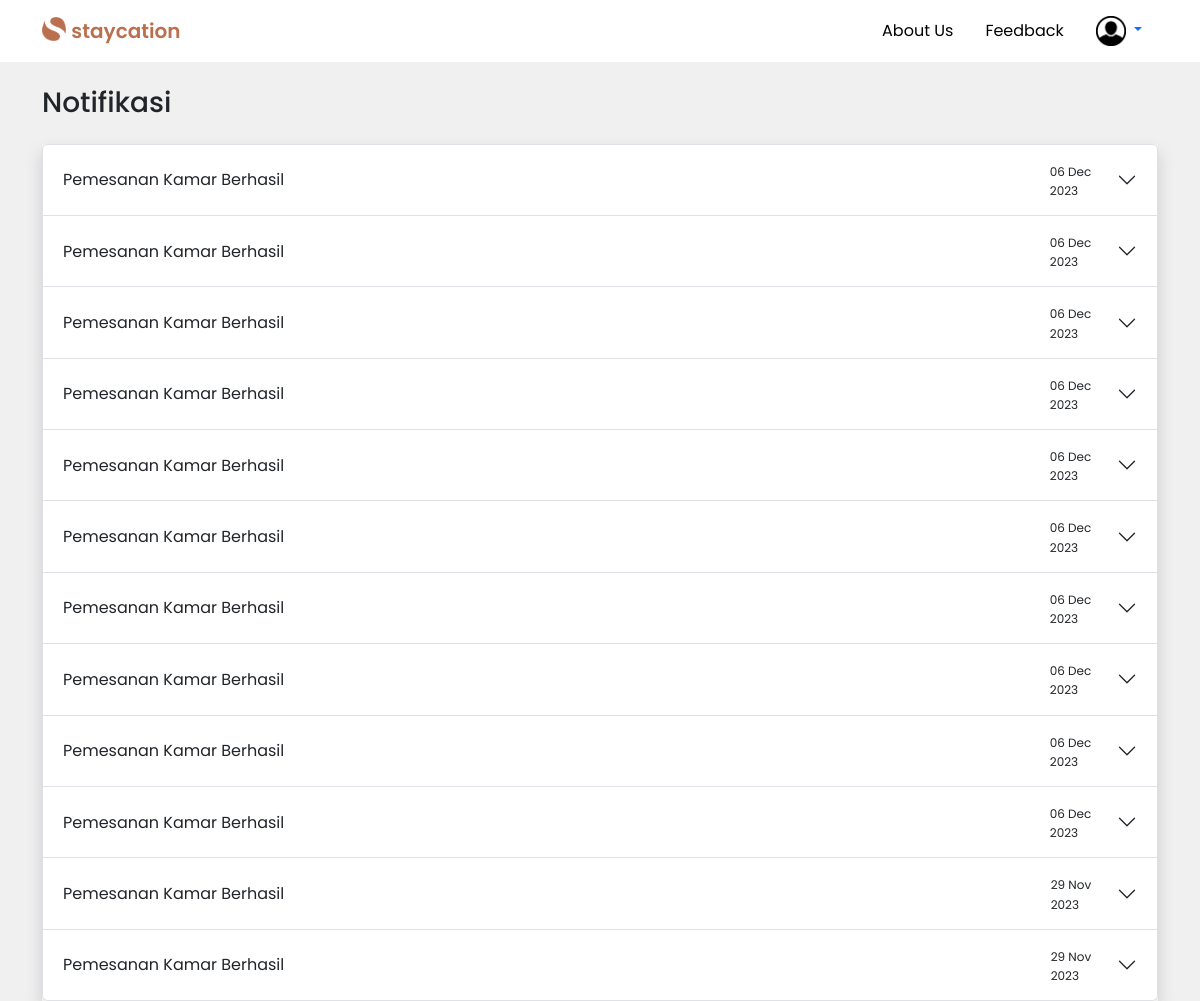
The page /dashboard/user/notifikasi.php (signed in) on the database its author committed.
### tables this page shows
CREATE TABLE `notifikasi` (
  `ID_NOTIFIKASI` int(11) NOT NULL,
  `ID_HOTEL` int(11) DEFAULT NULL,
  `EMAIL_TAMU` varchar(40) NOT NULL,
  `JUDUL_NOTIF` varchar(30) NOT NULL,
  `PESAN_NOTIF` varchar(200) NOT NULL,
  `TGL_NOTIF` timestamp NOT NULL DEFAULT current_timestamp() ON UPDATE current_timestamp()
);

### dashboard/user/notifikasi.php (the view, shortened to what this page needs)
<?php
    include '../../controller/koneksi.php';
    if (!isset($_SESSION['user_type']) || empty($_SESSION['user_type'])) {
        include '../../partials/header.php';
    } elseif ($_SESSION['user_type'] === 'tamu') {
        include '../../partials/header-login-noindex.php';
    }
    $email = $_SESSION['email'];
?>
<div class="container mt-4">
    <h3>Notifikasi</h3>
    <div class="accordion shadow mt-4" id="accordionNotif">
        <?php
            $query = "SELECT JUDUL_NOTIF, PESAN_NOTIF, TGL_NOTIF FROM `notifikasi` WHERE EMAIL_TAMU = '$email' ORDER BY TGL_NOTIF DESC";
            $result = $koneksi->query($query);
            if ($result->num_rows > 0) {
                $counter = 1;
                while ($row = $result->fetch_assoc()) {
                    $accordionID = 'collapse' . $counter;
        ?>
        <div class="accordion-item">
            <h2 class="accordion-header">
            <button class="accordion-button collapsed" type="button" data-bs-toggle="collapse" data-bs-target="#<?php echo $accordionID; ?>" aria-expanded="false" aria-controls="<?php echo $accordionID; ?>">
                <div class="w-100">
                    <?php echo $row["JUDUL_NOTIF"]; ?>
                </div>
                <div>
                    <span style="font-size: 12px;"><?php echo date('d M Y', strtotime($row["TGL_NOTIF"])); ?> </span>
                </div>
            </button>
            </h2>
        </div>
        <?php
                    $counter++;
                }
            } else {
                echo '<div class="accordion-item">';
                echo '<div class="accordion-header">';
                echo 'Tidak ada notifikasi.';
                echo '</div>';
                echo '</div>';
            }
        ?>
    </div>
</div>
</body>
</html>

### style.css (style rules this page uses)
body { background-color: #f0f0f0; }
* { font-family: 'Poppins', sans-serif; }

### rows shown on the page
notifikasi: JUDUL_NOTIF "Pemesanan Kamar Berhasil", TGL_NOTIF "06 Dec 2023"
notifikasi: JUDUL_NOTIF "Pemesanan Kamar Berhasil", TGL_NOTIF "06 Dec 2023"
notifikasi: JUDUL_NOTIF "Pemesanan Kamar Berhasil", TGL_NOTIF "06 Dec 2023"
notifikasi: JUDUL_NOTIF "Pemesanan Kamar Berhasil", TGL_NOTIF "06 Dec 2023"
notifikasi: JUDUL_NOTIF "Pemesanan Kamar Berhasil", TGL_NOTIF "06 Dec 2023"
notifikasi: JUDUL_NOTIF "Pemesanan Kamar Berhasil", TGL_NOTIF "06 Dec 2023"
notifikasi: JUDUL_NOTIF "Pemesanan Kamar Berhasil", TGL_NOTIF "06 Dec 2023"
notifikasi: JUDUL_NOTIF "Pemesanan Kamar Berhasil", TGL_NOTIF "06 Dec 2023"
notifikasi: JUDUL_NOTIF "Pemesanan Kamar Berhasil", TGL_NOTIF "06 Dec 2023"
notifikasi: JUDUL_NOTIF "Pemesanan Kamar Berhasil", TGL_NOTIF "06 Dec 2023"
notifikasi: JUDUL_NOTIF "Pemesanan Kamar Berhasil", TGL_NOTIF "29 Nov 2023"
notifikasi: JUDUL_NOTIF "Pemesanan Kamar Berhasil", TGL_NOTIF "29 Nov 2023"
